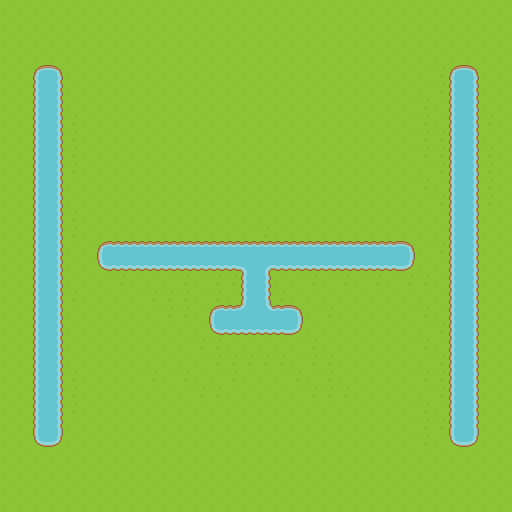

A 2D game scene composited from a Tiled map and its tileset images. What follows is a short description and the map's XML, with every tile layer's data as written:
An orthogonal 32x32 tile map with 16x16 px tiles, 1 tile layer (Calque de Tile 1).

<map version="1.0" tiledversion="1.0.3" orientation="orthogonal" renderorder="right-down" width="32" height="32" tilewidth="16" tileheight="16" nextobjectid="1">
 <tileset firstgid="1" source="terrain.tsx" />
 <layer name="Calque de Tile 1" width="32" height="32">
  <data encoding="csv">
36,36,36,36,36,36,36,36,36,36,36,36,36,36,36,36,36,36,36,36,36,36,36,36,36,36,36,36,36,36,36,36,
36,36,36,36,36,36,36,36,36,36,36,36,36,36,36,36,36,36,36,36,36,36,36,36,36,36,36,36,36,36,36,36,
36,36,36,36,36,36,36,36,36,36,36,36,36,36,36,36,36,36,36,36,36,36,36,36,36,36,36,36,36,36,36,36,
36,36,36,36,36,36,36,36,36,36,36,36,36,36,36,36,36,36,36,36,36,36,36,36,36,36,36,36,36,36,36,36,
36,36,3,5,36,36,36,36,36,36,36,36,36,36,36,36,36,36,36,36,36,36,36,36,36,36,36,6,3,5,36,36,
36,36,33,35,36,36,36,36,36,36,36,36,36,36,36,36,36,36,36,36,36,36,36,36,36,36,36,6,33,35,36,36,
36,36,33,35,36,36,36,36,36,36,36,36,36,36,36,36,36,36,36,36,36,36,36,36,36,36,6,36,33,35,36,36,
36,36,33,35,6,36,36,36,36,36,36,36,36,36,36,36,36,36,36,36,36,36,36,36,36,36,6,36,33,35,6,36,
36,36,33,35,6,36,36,36,36,36,36,36,36,36,36,36,36,36,36,36,36,36,36,36,36,36,6,6,33,35,36,36,
36,36,33,35,6,36,36,36,36,36,36,36,36,36,36,36,36,36,36,36,36,36,36,36,36,36,6,6,33,35,6,36,
36,36,33,35,6,36,36,36,36,36,36,36,36,36,36,36,36,36,36,36,36,36,36,36,36,36,36,6,33,35,6,36,
36,36,33,35,36,36,36,36,36,36,36,36,36,36,36,36,36,36,36,36,36,36,36,36,36,36,6,36,33,35,6,36,
36,36,33,35,36,36,36,36,36,36,36,36,36,36,36,36,36,36,36,36,36,36,36,36,36,36,36,6,33,35,6,36,
36,36,33,35,6,36,36,36,36,36,36,36,36,36,36,36,36,36,36,36,36,36,36,36,36,36,36,36,33,35,36,36,
36,36,33,35,6,36,36,36,36,36,36,36,36,36,36,36,6,36,36,36,36,36,36,36,36,36,36,36,33,35,36,36,
36,36,33,35,36,36,3,4,4,4,4,4,4,4,4,4,4,4,4,4,4,4,4,4,4,5,36,6,33,35,36,36,
36,36,33,35,36,36,63,64,64,64,64,64,64,64,64,32,31,64,64,64,64,64,64,64,64,65,36,36,33,35,36,36,
36,36,33,35,36,36,36,6,36,36,36,6,36,6,6,33,35,36,36,6,36,6,36,6,36,6,6,36,33,35,36,36,
36,36,33,35,6,36,36,36,36,6,6,6,36,6,36,33,35,6,36,36,36,36,36,36,36,36,36,36,33,35,36,36,
36,36,33,35,36,36,36,36,36,36,6,6,36,3,4,62,61,4,5,36,6,36,36,36,36,36,6,36,33,35,36,36,
36,36,33,35,36,36,36,36,36,36,36,36,36,63,64,64,64,64,65,36,36,36,36,36,36,36,36,6,33,35,36,36,
36,36,33,35,36,36,36,36,36,36,36,36,6,6,36,36,36,36,36,6,36,36,36,36,36,36,6,36,33,35,36,36,
36,36,33,35,36,36,36,36,36,36,36,36,36,6,6,6,6,6,36,6,6,36,36,36,36,36,36,6,33,35,36,36,
36,36,33,35,6,36,36,36,36,6,36,6,36,36,6,36,36,36,6,36,6,36,36,36,36,36,6,6,33,35,36,36,
36,36,33,35,6,36,36,36,36,36,36,36,6,6,36,36,36,36,36,6,6,6,36,36,36,36,36,6,33,35,36,36,
36,36,33,35,6,36,36,36,36,36,36,36,36,36,36,36,36,36,36,36,36,36,36,36,36,36,6,36,33,35,36,36,
36,36,33,35,36,36,36,36,36,36,36,36,36,36,36,36,36,36,36,36,36,36,36,36,36,36,6,6,33,35,36,36,
36,36,63,65,36,36,36,36,36,36,36,36,36,36,36,36,36,36,36,36,36,36,36,36,36,36,6,36,63,65,36,36,
36,36,36,36,36,36,36,36,36,36,36,36,36,36,36,36,36,36,36,36,36,36,36,36,36,36,36,36,36,36,36,36,
36,36,36,36,36,36,36,36,36,36,36,36,36,36,36,36,36,36,36,36,36,36,36,36,36,36,36,36,36,36,36,36,
36,36,36,36,36,36,36,36,36,36,36,36,36,36,36,36,36,36,36,36,36,36,36,36,36,36,36,36,36,36,36,36,
36,36,36,36,36,36,36,36,36,36,36,36,36,36,36,36,36,36,36,36,36,36,36,36,36,36,36,36,36,36,36,36
</data>
 </layer>
</map>